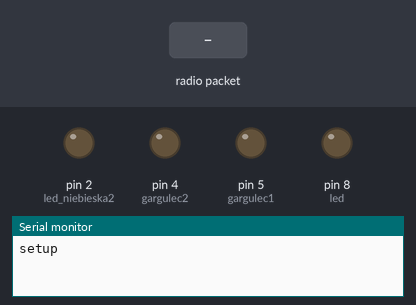
This sketch was run on a simulated Arduino Uno, built with avr-gcc and run on an emulated ATmega328P. Parts: output pins drawn as LEDs (lit = HIGH), the last lines printed to the serial monitor. Inputs (shaded band) come from the test bench. No radio packets arrive unless stated.

Above: at 1.2 s.
1.3 s: radio packet "1" arrives
At 1.9 s:
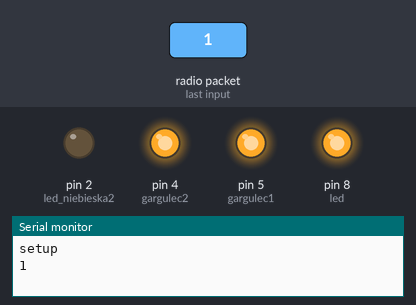
At 2.7 s:
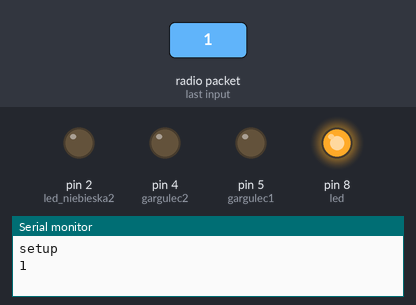
Timing chart, 0 to 18.6 s (numbered marks = the images above; inputs shaded):
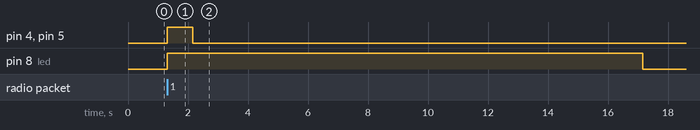

The sketch:

odbiornik_gargulce.ino
```cpp
#include <VirtualWire.h>
#define receive_pin 11
#define  led 8
#define gargulec2 4
#define gargulec1 5
#define  led_niebieska0 0
#define  led_niebieska1 1
#define  led_niebieska2 2
int dwojka=0;
const char *wiadomosc;
void setup()
{

    Serial.begin(9600);
    Serial.println("setup");

// przygotowujemy potrzebne informacje dla biblioteki
    vw_set_rx_pin(receive_pin);
    vw_setup(2000);
   pinMode(led,OUTPUT);
 pinMode(gargulec1,OUTPUT);
  pinMode(gargulec2,OUTPUT);
  pinMode(led_niebieska0,OUTPUT);
    pinMode(led_niebieska1,OUTPUT);
      pinMode(led_niebieska2,OUTPUT);
    vw_rx_start(); // startujemy odbieranie danych (uruchamiamy)
digitalWrite(led_niebieska0,LOW);
 digitalWrite(led_niebieska1,LOW);
 digitalWrite(led_niebieska2,LOW);
}

void loop()
{
  // częśc wymagana do poprawnego działania biblioteki
    uint8_t buf[VW_MAX_MESSAGE_LEN];
    uint8_t buflen = VW_MAX_MESSAGE_LEN;

    if (vw_get_message(buf, &buflen)) // jeśli odbierzemy dane
    {
	int i;
        String wiadomosc;


	for (i = 0; i < buflen; i++) // w pętli zczytujemy dane z odbiornika
	{
            wiadomosc+=char(buf[i]);
	}

	Serial.println(wiadomosc);
       if (wiadomosc=="1")                          // WIADOMOSC   1
       {
   digitalWrite(led, HIGH);
   digitalWrite(gargulec1, HIGH);
   digitalWrite(gargulec2, HIGH);
   delay(850);

    digitalWrite(gargulec1, LOW);
   digitalWrite(gargulec2, LOW);
   delay(15000);
      digitalWrite(led, LOW);

       }

             if  ((wiadomosc=="2") && (dwojka==0))          // WIADOMOSC   2
       {
   digitalWrite(led, HIGH);
   digitalWrite(gargulec1, HIGH);
   digitalWrite(gargulec2, HIGH);
   delay(850);

    digitalWrite(gargulec1, LOW);
   digitalWrite(gargulec2, LOW);
   delay(15000);
      digitalWrite(led, LOW);
         dwojka=1;
       }
        if (wiadomosc=="4")            // WIADOMOSC   4
       {
  digitalWrite(led, HIGH);
   digitalWrite(gargulec1, HIGH);
   digitalWrite(gargulec2, HIGH);
   delay(850);

    digitalWrite(gargulec1, LOW);
   digitalWrite(gargulec2, LOW);
   delay(15000);
      digitalWrite(led, LOW);

       }

       if (wiadomosc=="0")                  // WIADOMOSC   0
       {
   digitalWrite(led_niebieska0, HIGH);
   digitalWrite(led_niebieska1, HIGH);
   digitalWrite(led_niebieska2, HIGH);
   delay(2500);
  digitalWrite(led_niebieska0, LOW);
   digitalWrite(led_niebieska1, LOW);
    digitalWrite(led_niebieska2, LOW);
      }

else
{
digitalWrite(led, LOW);
    digitalWrite(gargulec1, LOW);
   digitalWrite(gargulec2, LOW);
 digitalWrite(led_niebieska0, LOW);
   digitalWrite(led_niebieska1, LOW);
    digitalWrite(led_niebieska2, LOW);

}
    }


}
```

Measured:
- after the input at 1.3 s, pin 4 (gargulec2), pin 5 (gargulec1): LOW → HIGH at once, → LOW 0.85 s later; pin 8 (led): LOW → HIGH at once, → LOW 15.9 s later
